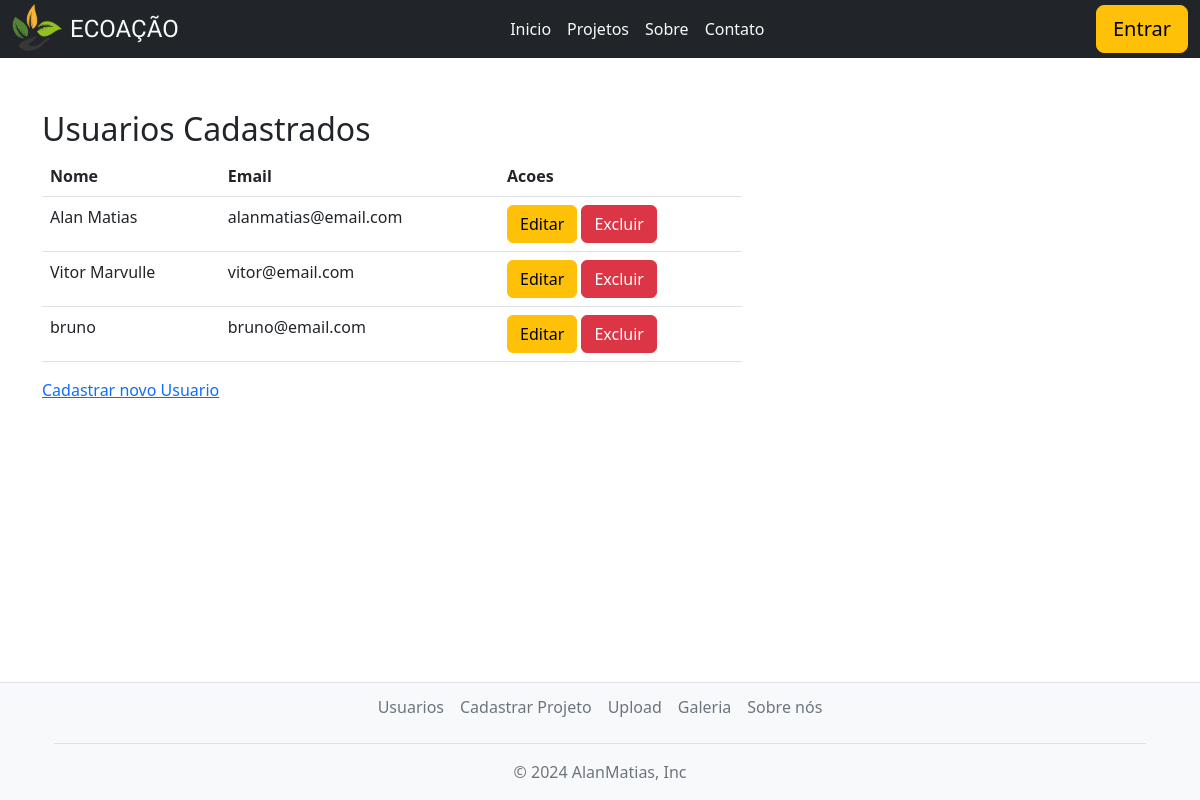
Screenshot of /usuarios/ with the database file from the repository.
### appHome/models.py (models this page shows, shortened)
class Usuario(models.Model):
  nome = models.CharField(max_length=255)
  email = models.EmailField(unique=True)
  senha = models.CharField(max_length=255)

### appHome/views.py (the view)
# urls.py: path('usuarios/',views.lista_usuarios, name='lista_usuarios'),
def lista_usuarios(request):
	email = request.session.get('email')
	usuarios = Usuario.objects.all().values()
	context = {
		'username':email,
		'usuarios':usuarios
	}
	return render(request,'lista_usuarios.html',context)

### appHome/templates/lista_usuarios.html (shortened to what this page needs)
{% extends 'baseBotoes.html' %}
{% load static %}
{% block conteudo %}
<h2>Usuarios Cadastrados</h2>
<table class="table" style="max-width: 700px;">
  <thead>
    <tr>
      <th scope="col">Nome</th>
      <th scope="col">Email</th>
      <th scope="col">Acoes</th>
    </tr>
  </thead>
    {% for usuario in usuarios %}
  <tbody>
    <tr>
      <td>{{ usuario.nome }}</td>
      <td>{{ usuario.email }}</td>
      <td>
        <a href="{% url 'editar_usuario' usuario.id %}"><button type="button" class="btn btn-warning">Editar</button></a>
        <a href="{% url 'excluir_usuario' usuario.id %}"><button type="button" class="btn btn-danger">Excluir</button></a>
      </td>
    </tr>
  </tbody>
  {% endfor %}
</table>
<a href="{% url 'criar_usuario' %}">Cadastrar novo Usuario</a>
{% endblock %}

### appHome/static/estilo.css (style rules this page uses)
body { display: flex; flex-direction: column; min-height: 100vh; }

### rows the page displays
Usuario: nome "Alan Matias", email "alanmatias@email.com"
Usuario: nome "Vitor Marvulle", email "vitor@email.com"
Usuario: nome "bruno", email "bruno@email.com"
